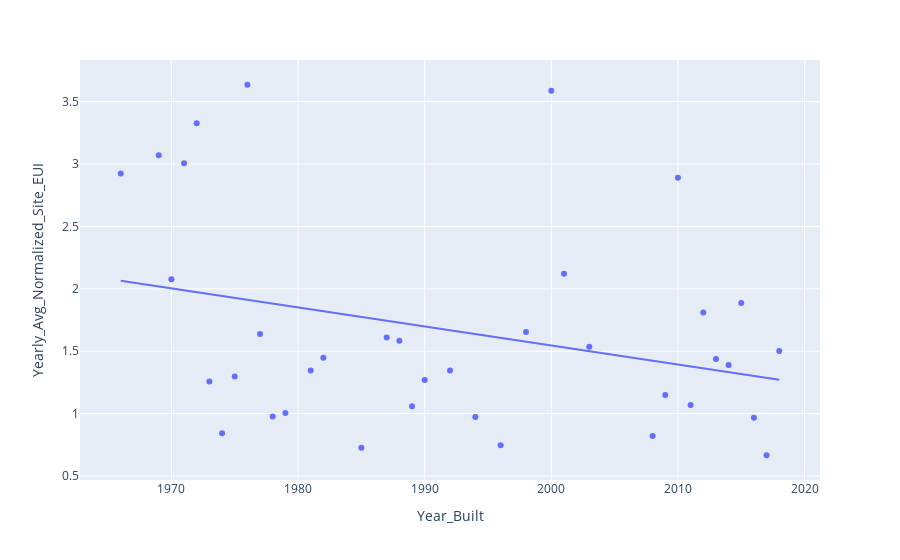

Write notebook code for a chart like this one.
### Code cell
fig = px.scatter(query1_table, x='Year_Built', y='Yearly_Avg_Normalized_Site_EUI', trendline="ols")
fig.show()

### Figure 1 — Plotly figure (JSON) as saved in the notebook; plotly's stock layout.template omitted (floating-point values rounded to 4 significant figures)
{"data": [{"hovertemplate": "Year_Built=%{x}<br>Yearly_Avg_Normalized_Site_EUI=%{y}<extra></extra>", "legendgroup": "", "marker": {"color": "#636efa", "symbol": "circle"}, "mode": "markers", "name": "", "orientation": "v", "showlegend": false, "type": "scatter", "x": [1966, 1969, 1970, 1971, 1972, 1973, 1974, 1975, 1976, 1977, 1978, 1979, 1981, 1982, 1985, 1987, 1988, 1989, 1990, 1992, 1994, 1996, 1998, 2000, 2001, 2003, 2008, 2009, 2010, 2011, 2012, 2013, 2014, 2015, 2016, 2017, 2018], "xaxis": "x", "y": [2.923, 3.07, 2.077, 3.007, 3.327, 1.258, 0.8433, 1.297, 3.635, 1.639, 0.9767, 1.006, 1.347, 1.448, 0.7267, 1.61, 1.583, 1.06, 1.27, 1.347, 0.9733, 0.7467, 1.653, 3.587, 2.12, 1.537, 0.82, 1.15, 2.89, 1.07, 1.81, 1.438, 1.39, 1.887, 0.9667, 0.6667, 1.501], "yaxis": "y"}, {"hovertemplate": "<b>OLS trendline</b><br>Yearly_Avg_Normalized_Site_EUI = -0.0152277 * Year_Built + 32.0021<br>R<sup>2</sup>=0.090543<br><br>Year_Built=%{x}<br>Yearly_Avg_Normalized_Site_EUI=%{y} <b>(trend)</b><extra></extra>", "legendgroup": "", "marker": {"color": "#636efa", "symbol": "circle"}, "mode": "lines", "name": "", "showlegend": false, "type": "scatter", "x": [1966, 1969, 1970, 1971, 1972, 1973, 1974, 1975, 1976, 1977, 1978, 1979, 1981, 1982, 1985, 1987, 1988, 1989, 1990, 1992, 1994, 1996, 1998, 2000, 2001, 2003, 2008, 2009, 2010, 2011, 2012, 2013, 2014, 2015, 2016, 2017, 2018], "xaxis": "x", "y": [2.064, 2.019, 2.003, 1.988, 1.973, 1.958, 1.943, 1.927, 1.912, 1.897, 1.882, 1.866, 1.836, 1.821, 1.775, 1.745, 1.729, 1.714, 1.699, 1.668, 1.638, 1.608, 1.577, 1.547, 1.531, 1.501, 1.425, 1.41, 1.394, 1.379, 1.364, 1.349, 1.333, 1.318, 1.303, 1.288, 1.273], "yaxis": "y"}], "layout": {"autosize": true, "legend": {"tracegroupgap": 0}, "margin": {"t": 60}, "xaxis": {"anchor": "y", "autorange": true, "domain": [0, 1], "range": [1963.0, 2021.0], "title": {"text": "Year_Built"}, "type": "linear"}, "yaxis": {"anchor": "x", "autorange": true, "domain": [0, 1], "range": [0.4368, 3.865], "title": {"text": "Yearly_Avg_Normalized_Site_EUI"}, "type": "linear"}}}
